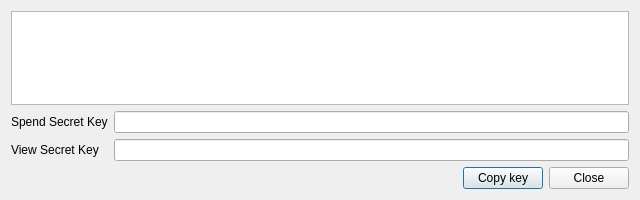
<?xml version="1.0" encoding="UTF-8"?>
<ui version="4.0">
 <class>PrivateKeysDialog</class>
 <widget class="QDialog" name="PrivateKeysDialog">
  <property name="geometry">
   <rect>
    <x>0</x>
    <y>0</y>
    <width>640</width>
    <height>200</height>
   </rect>
  </property>
  <property name="minimumSize">
   <size>
    <width>600</width>
    <height>120</height>
   </size>
  </property>
  <property name="maximumSize">
   <size>
    <width>16777215</width>
    <height>16777215</height>
   </size>
  </property>
  <property name="windowTitle">
   <string>Private Keys</string>
  </property>
  <property name="windowIcon">
   <iconset resource="../../resources.qrc">
    <normaloff>:/images/cryptonote</normaloff>:/images/cryptonote</iconset>
  </property>
  <layout class="QGridLayout" name="gridLayout">
   <item row="0" column="0" colspan="2">
    <widget class="QTextEdit" name="m_privateKeyEdit">
     <property name="readOnly">
      <bool>true</bool>
     </property>
    </widget>
   </item>
   <item row="1" column="0">
    <widget class="QLabel" name="label">
     <property name="text">
      <string>Spend Secret Key</string>
     </property>
    </widget>
   </item>
   <item row="1" column="1">
    <widget class="QLineEdit" name="m_spendSecretKeyEdit">
     <property name="readOnly">
      <bool>true</bool>
     </property>
    </widget>
   </item>
   <item row="2" column="0">
    <widget class="QLabel" name="label_2">
     <property name="text">
      <string>View Secret Key</string>
     </property>
    </widget>
   </item>
   <item row="2" column="1">
    <widget class="QLineEdit" name="m_viewSecretKeyEdit">
     <property name="readOnly">
      <bool>true</bool>
     </property>
    </widget>
   </item>
   <item row="3" column="0" colspan="2">
    <layout class="QHBoxLayout" name="horizontalLayout">
     <item>
      <spacer name="horizontalSpacer">
       <property name="orientation">
        <enum>Qt::Horizontal</enum>
       </property>
       <property name="sizeHint" stdset="0">
        <size>
         <width>40</width>
         <height>20</height>
        </size>
       </property>
      </spacer>
     </item>
     <item>
      <widget class="QPushButton" name="m_copyPrivateKeyButton">
       <property name="text">
        <string>Copy key</string>
       </property>
       <property name="icon">
        <iconset resource="../../resources.qrc">
         <normaloff>:/icons/copy_white</normaloff>:/icons/copy_white</iconset>
       </property>
      </widget>
     </item>
     <item>
      <widget class="QPushButton" name="ClosePushButton">
       <property name="text">
        <string>Close</string>
       </property>
      </widget>
     </item>
    </layout>
   </item>
  </layout>
 </widget>
 <resources>
  <include location="../../resources.qrc"/>
 </resources>
 <connections>
  <connection>
   <sender>ClosePushButton</sender>
   <signal>clicked()</signal>
   <receiver>PrivateKeysDialog</receiver>
   <slot>accept()</slot>
   <hints>
    <hint type="sourcelabel">
     <x>622</x>
     <y>274</y>
    </hint>
    <hint type="destinationlabel">
     <x>333</x>
     <y>149</y>
    </hint>
   </hints>
  </connection>
  <connection>
   <sender>m_copyPrivateKeyButton</sender>
   <signal>clicked()</signal>
   <receiver>PrivateKeysDialog</receiver>
   <slot>copyKey()</slot>
   <hints>
    <hint type="sourcelabel">
     <x>818</x>
     <y>24</y>
    </hint>
    <hint type="destinationlabel">
     <x>420</x>
     <y>45</y>
    </hint>
   </hints>
  </connection>
 </connections>
</ui>
